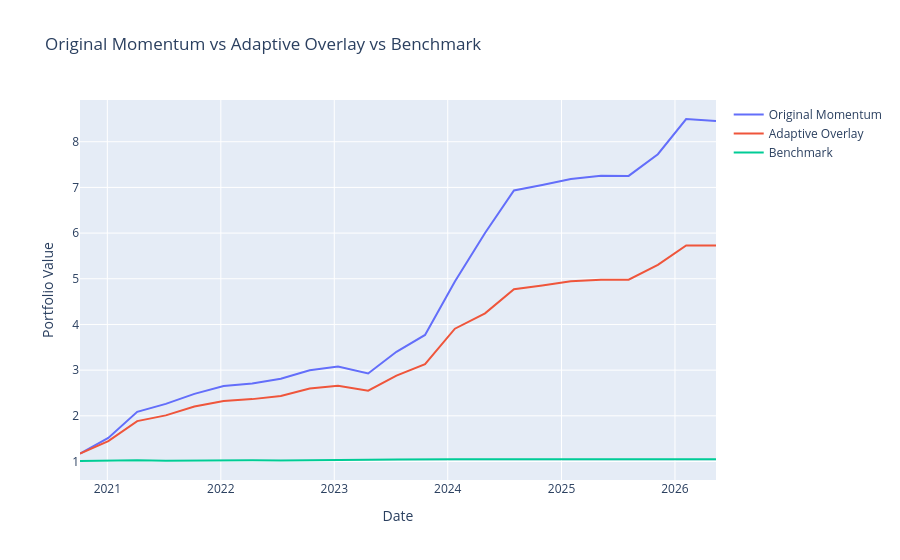

Source (notebook cell):
### Code cell
# ============================================
# ORIGINAL MOMENTUM PORTFOLIO
# ============================================

original_returns = []
original_dates = []

for i in range(len(rebalance_dates)-1):

    current_date = rebalance_dates[i]
    next_date = rebalance_dates[i+1]

    mom = momentum.loc[current_date]

    trend_filter = (
        (price_yesterday.loc[current_date] >
         ema50.loc[current_date])
        &
        (ema_slope.loc[current_date] > 0)
    )

    eligible = mom[trend_filter]

    selected = eligible.nlargest(5)

    if len(selected) == 0:
        continue

    period_returns = (
        data.loc[next_date, selected.index]
        /
        data.loc[current_date, selected.index]
        - 1
    )

    original_returns.append(
        period_returns.mean()
    )

    original_dates.append(
        next_date
    )

original_returns = pd.Series(
    original_returns,
    index=original_dates
)

original_value = (
    1 + original_returns
).cumprod()

# ============================================
# SAVE COMPARISON TABLE
# ============================================

comparison = pd.DataFrame({

    "Original_Momentum":
        original_value,

    "Adaptive_Momentum":
        portfolio_value.reindex(
            original_value.index
        ),

    "Benchmark":
        benchmark_value.reindex(
            original_value.index
        )

})

comparison.to_csv(
    "results/adaptive_overlay_comparison.csv"
)

# ============================================
# SAVE EXPOSURE HISTORY
# ============================================

exposure_series.to_csv(
    "results/exposure_history.csv"
)

# ============================================
# SAVE EXPOSURE DISTRIBUTION
# ============================================

exposure_stats = (
    exposure_series
    .value_counts()
    .sort_index()
)

exposure_stats.to_csv(
    "results/exposure_distribution.csv"
)

# ============================================
# INTERACTIVE EQUITY CURVE
# ============================================

fig = go.Figure()

fig.add_trace(
    go.Scatter(
        x=comparison.index,
        y=comparison["Original_Momentum"],
        name="Original Momentum"
    )
)

fig.add_trace(
    go.Scatter(
        x=comparison.index,
        y=comparison["Adaptive_Momentum"],
        name="Adaptive Overlay"
    )
)

fig.add_trace(
    go.Scatter(
        x=comparison.index,
        y=comparison["Benchmark"],
        name="Benchmark"
    )
)

fig.update_layout(
    title="Original Momentum vs Adaptive Overlay vs Benchmark",
    xaxis_title="Date",
    yaxis_title="Portfolio Value",
    hovermode="x unified"
)

fig.write_html(
    "plots/adaptive_overlay_comparison.html"
)

fig.show()

print("Saved:")
print("- results/adaptive_overlay_comparison.csv")
print("- results/exposure_history.csv")
print("- results/exposure_distribution.csv")
print("- plots/adaptive_overlay_comparison.html")

### Figure 1 — Plotly figure (JSON) as saved in the notebook; plotly's stock layout.template omitted (floating-point values rounded to 4 significant figures)
{"data": [{"name": "Original Momentum", "type": "scatter", "x": ["2020-10-05T00:00:00", "2021-01-04T00:00:00", "2021-04-07T00:00:00", "2021-07-08T00:00:00", "2021-10-08T00:00:00", "2022-01-10T00:00:00", "2022-04-12T00:00:00", "2022-07-13T00:00:00", "2022-10-14T00:00:00", "2023-01-13T00:00:00", "2023-04-20T00:00:00", "2023-07-20T00:00:00", "2023-10-20T00:00:00", "2024-01-24T00:00:00", "2024-04-30T00:00:00", "2024-08-01T00:00:00", "2024-10-31T00:00:00", "2025-01-31T00:00:00", "2025-05-08T00:00:00", "2025-08-05T00:00:00", "2025-11-07T00:00:00", "2026-02-06T00:00:00", "2026-05-13T00:00:00"], "y": [1.171, 1.515, 2.088, 2.262, 2.48, 2.652, 2.709, 2.81, 2.997, 3.082, 2.927, 3.402, 3.77, 4.939, 6.003, 6.934, 7.054, 7.186, 7.253, 7.252, 7.727, 8.498, 8.456]}, {"name": "Adaptive Overlay", "type": "scatter", "x": ["2020-10-05T00:00:00", "2021-01-04T00:00:00", "2021-04-07T00:00:00", "2021-07-08T00:00:00", "2021-10-08T00:00:00", "2022-01-10T00:00:00", "2022-04-12T00:00:00", "2022-07-13T00:00:00", "2022-10-14T00:00:00", "2023-01-13T00:00:00", "2023-04-20T00:00:00", "2023-07-20T00:00:00", "2023-10-20T00:00:00", "2024-01-24T00:00:00", "2024-04-30T00:00:00", "2024-08-01T00:00:00", "2024-10-31T00:00:00", "2025-01-31T00:00:00", "2025-05-08T00:00:00", "2025-08-05T00:00:00", "2025-11-07T00:00:00", "2026-02-06T00:00:00", "2026-05-13T00:00:00"], "y": [1.171, 1.446, 1.883, 2.009, 2.203, 2.325, 2.366, 2.436, 2.598, 2.657, 2.55, 2.881, 3.13, 3.907, 4.244, 4.77, 4.853, 4.944, 4.981, 4.98, 5.306, 5.73, 5.73]}, {"name": "Benchmark", "type": "scatter", "x": ["2020-10-05T00:00:00", "2021-01-04T00:00:00", "2021-04-07T00:00:00", "2021-07-08T00:00:00", "2021-10-08T00:00:00", "2022-01-10T00:00:00", "2022-04-12T00:00:00", "2022-07-13T00:00:00", "2022-10-14T00:00:00", "2023-01-13T00:00:00", "2023-04-20T00:00:00", "2023-07-20T00:00:00", "2023-10-20T00:00:00", "2024-01-24T00:00:00", "2024-04-30T00:00:00", "2024-08-01T00:00:00", "2024-10-31T00:00:00", "2025-01-31T00:00:00", "2025-05-08T00:00:00", "2025-08-05T00:00:00", "2025-11-07T00:00:00", "2026-02-06T00:00:00", "2026-05-13T00:00:00"], "y": [1.011, 1.019, 1.029, 1.019, 1.025, 1.036, 1.027, 1.021, 1.032, 1.037, 1.038, 1.045, 1.041, 1.052, 1.05, 1.052, 1.046, 1.058, 1.052, 1.049, 1.048, 1.05, 1.052]}], "layout": {"hovermode": "x unified", "title": {"text": "Original Momentum vs Adaptive Overlay vs Benchmark"}, "xaxis": {"title": {"text": "Date"}}, "yaxis": {"title": {"text": "Portfolio Value"}}}}
